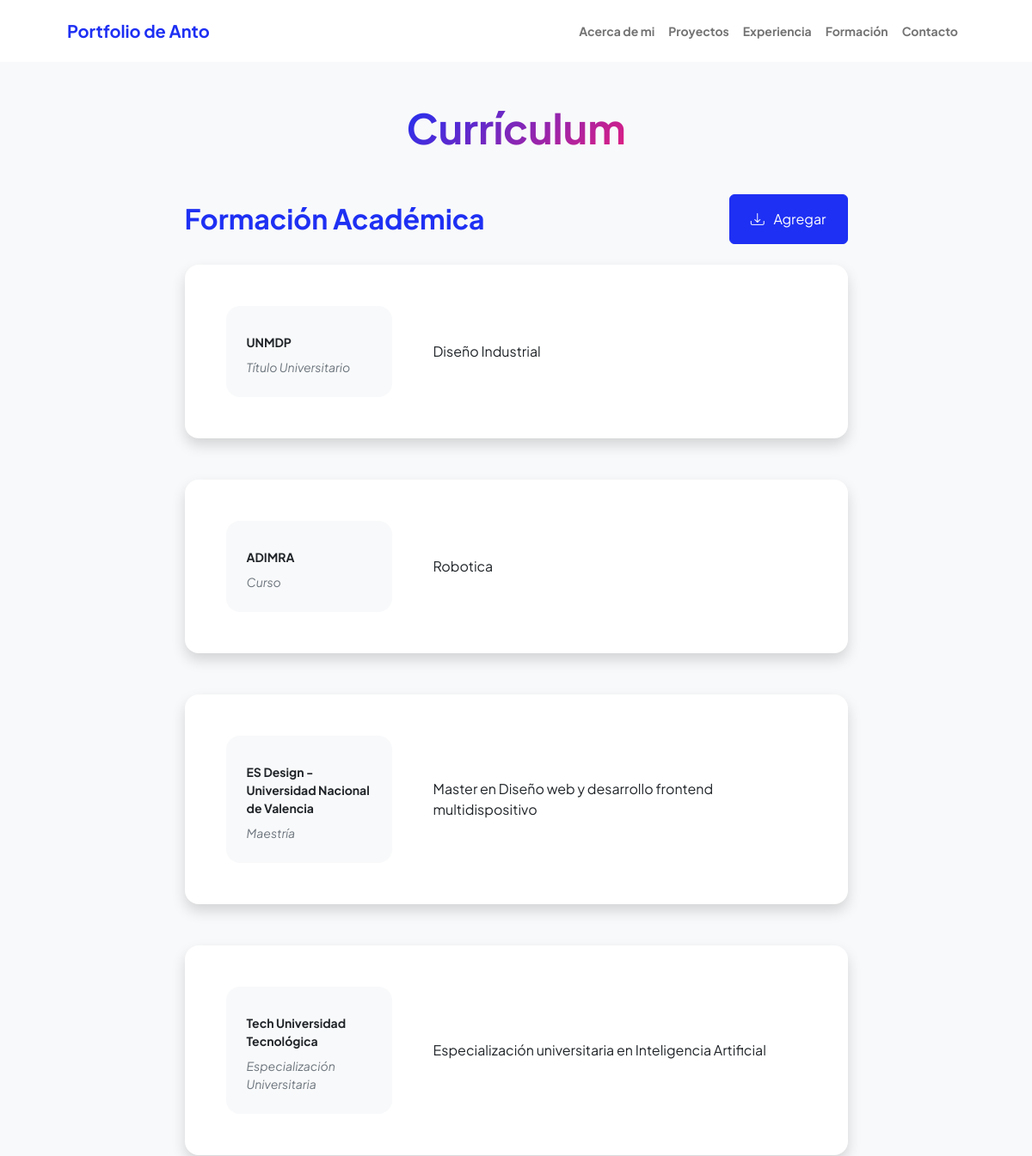
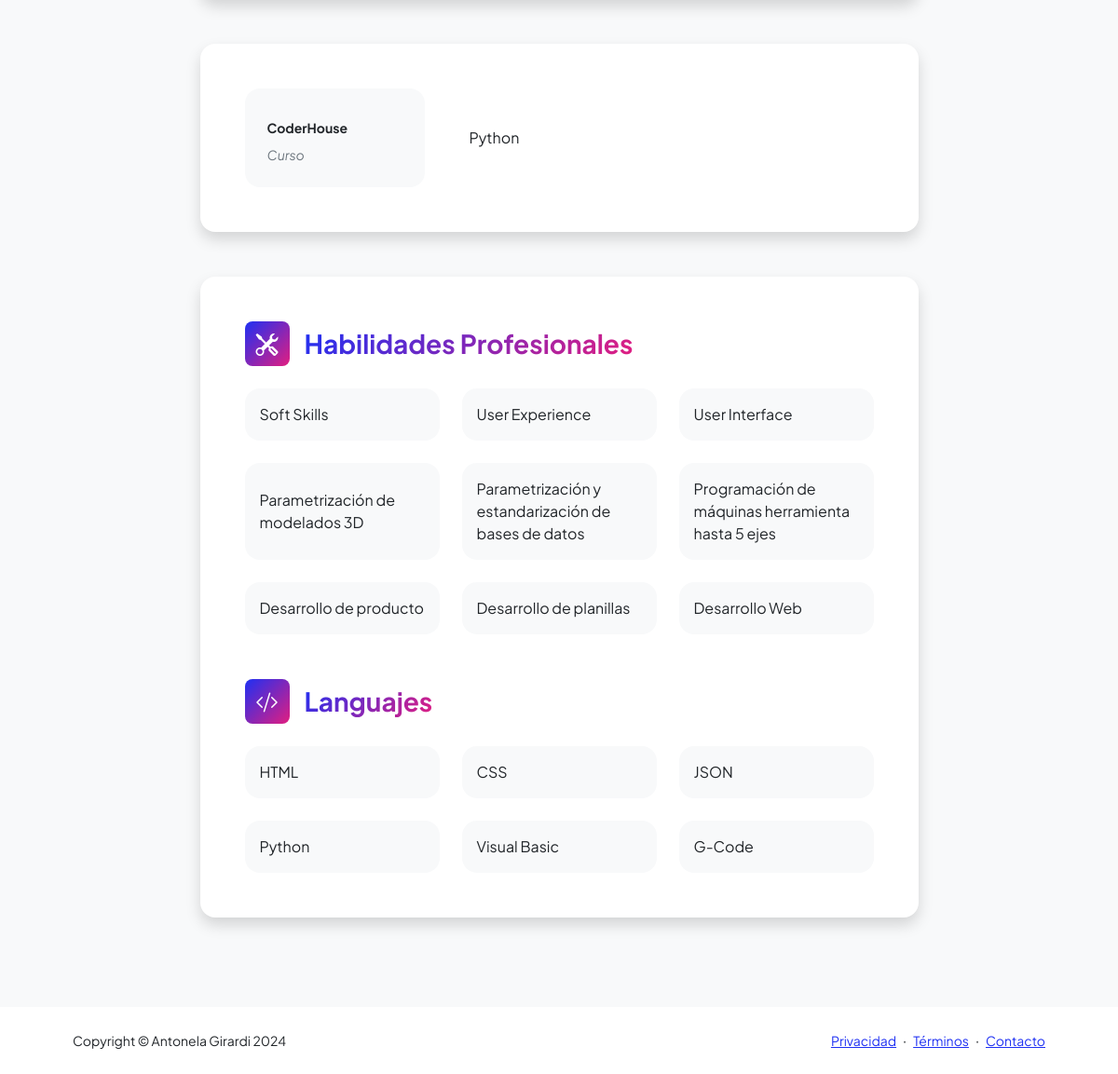
The page /formacion/ on the database its author committed (2 pictures, top to bottom).
### personal/models.py (models this page shows)
class Estudios(models.Model):
    titulo = models.CharField(max_length=50)
    institucion = models.CharField(max_length=50)
    anio = models.CharField(max_length=10)
    degree = models.CharField(max_length=20)

### personal/views.py (the view)
# urls.py: path('formacion/', formacion, name="formacion"),
def formacion(request):
    contexto = {"formacion": Estudios.objects.all(),}
    return render(request, "personal/formacion.html", contexto)

### personal/templates/personal/formacion.html (shortened to what this page needs)
{% extends 'personal/experiencia.html' %}
{% block subtitulo%}
<div class="d-flex align-items-center justify-content-between mb-4">
    <h2 class="text-primary fw-bolder mb-0">Formación Académica</h2>
    <a class="btn btn-primary px-4 py-3" href="{% url 'estudioAgregar' %}">
        <div class="d-inline-block bi bi-download me-2"></div>
        Agregar
    </a>
</div>
{% endblock subtitulo%}
{% block contenido1 %}
{% for f in formacion %}
    <div class="card shadow border-0 rounded-4 mb-5">
        <div class="card-body p-5">
            <div class="row align-items-center gx-5">
                <div class="col text-center text-lg-start mb-4 mb-lg-0">
                    <div class="bg-light p-4 rounded-4">
                        <div class="mb-2">
                            <div class="small fw-bolder">{{f.institucion}}</div>
                        </div>
                        <div class="fst-italic">
                            <div class="small text-muted">{{f.degree}}</div>
                        </div>
                    </div>
                </div>
                <div class="col-lg-8"><div>{{f.titulo}}</div></div>
            </div>
        </div>
    </div>
{% endfor %}
{% endblock contenido1 %}
{% block contenido2 %}
<section>
    <div class="card shadow border-0 rounded-4 mb-5">
        <div class="card-body p-5">
            <div class="mb-5">
                <div class="d-flex align-items-center mb-4">
                    <div class="feature bg-primary bg-gradient-primary-to-secondary text-white rounded-3 me-3"><i class="bi bi-tools"></i></div>
                    <h3 class="fw-bolder mb-0"><span class="text-gradient d-inline">Habilidades Profesionales</span></h3>
                </div>
                <div class="row row-cols-1 row-cols-md-3 mb-4">
                    <div class="col mb-4 mb-md-0"><div class="d-flex align-items-center bg-light rounded-4 p-3 h-100">Soft Skills</div></div>
                    <div class="col mb-4 mb-md-0"><div class="d-flex align-items-center bg-light rounded-4 p-3 h-100">User Experience</div></div>
                    <div class="col"><div class="d-flex align-items-center bg-light rounded-4 p-3 h-100">User Interface</div></div>
                </div>
                <div class="row row-cols-1 row-cols-md-3 mb-4">
                    <div class="col mb-4 mb-md-0"><div class="d-flex align-items-center bg-light rounded-4 p-3 h-100">Parametrización de modelados 3D</div></div>
                    <div class="col mb-4 mb-md-0"><div class="d-flex align-items-center bg-light rounded-4 p-3 h-100">Parametrización y estandarización de bases de datos</div></div>
                    <div class="col"><div class="d-flex align-items-center bg-light rounded-4 p-3 h-100">Programación de máquinas herramienta hasta 5 ejes</div></div>
                </div>
                <div class="row row-cols-1 row-cols-md-3">
                    <div class="col mb-4 mb-md-0"><div class="d-flex align-items-center bg-light rounded-4 p-3 h-100">Desarrollo de producto</div></div>
                    <div class="col mb-4 mb-md-0"><div class="d-flex align-items-center bg-light rounded-4 p-3 h-100">Desarrollo de planillas</div></div>
                    <div class="col"><div class="d-flex align-items-center bg-light rounded-4 p-3 h-100">Desarrollo Web</div></div>
                </div>
            </div>
            <div class="mb-0">
                <div class="d-flex align-items-center mb-4">
                    <div class="feature bg-primary bg-gradient-primary-to-secondary text-white rounded-3 me-3"><i class="bi bi-code-slash"></i></div>
                    <h3 class="fw-bolder mb-0"><span class="text-gradient d-inline">Languajes</span></h3>
                </div>
                <div class="row row-cols-1 row-cols-md-3 mb-4">
                    <div class="col mb-4 mb-md-0"><div class="d-flex align-items-center bg-light rounded-4 p-3 h-100">HTML</div></div>
                    <div class="col mb-4 mb-md-0"><div class="d-flex align-items-center bg-light rounded-4 p-3 h-100">CSS</div></div>
                    <div class="col"><div class="d-flex align-items-center bg-light rounded-4 p-3 h-100">JSON</div></div>
                </div>
                <div class="row row-cols-1 row-cols-md-3">
                    <div class="col mb-4 mb-md-0"><div class="d-flex align-items-center bg-light rounded-4 p-3 h-100">Python</div></div>
                    <div class="col mb-4 mb-md-0"><div class="d-flex align-items-center bg-light rounded-4 p-3 h-100">Visual Basic</div></div>
                    <div class="col"><div class="d-flex align-items-center bg-light rounded-4 p-3 h-100">G-Code</div></div>
                </div>
            </div>
        </div>
    </div>
</section>
</main>
{% endblock contenido2 %}

### rows shown on the page
Estudios: institucion "UNMDP", degree "Título Universitario", titulo "Diseño Industrial"
Estudios: institucion "ADIMRA", degree "Curso", titulo "Robotica"
Estudios: institucion "ES Design - Universidad Nacional de Valencia", degree "Maestría", titulo "Master en Diseño web y desarrollo frontend multidispositivo"
Estudios: institucion "Tech Universidad Tecnológica", degree "Especialización Universitaria", titulo "Especialización universitaria en Inteligencia Artificial"
Estudios: institucion "CoderHouse", degree "Curso", titulo "Python"
